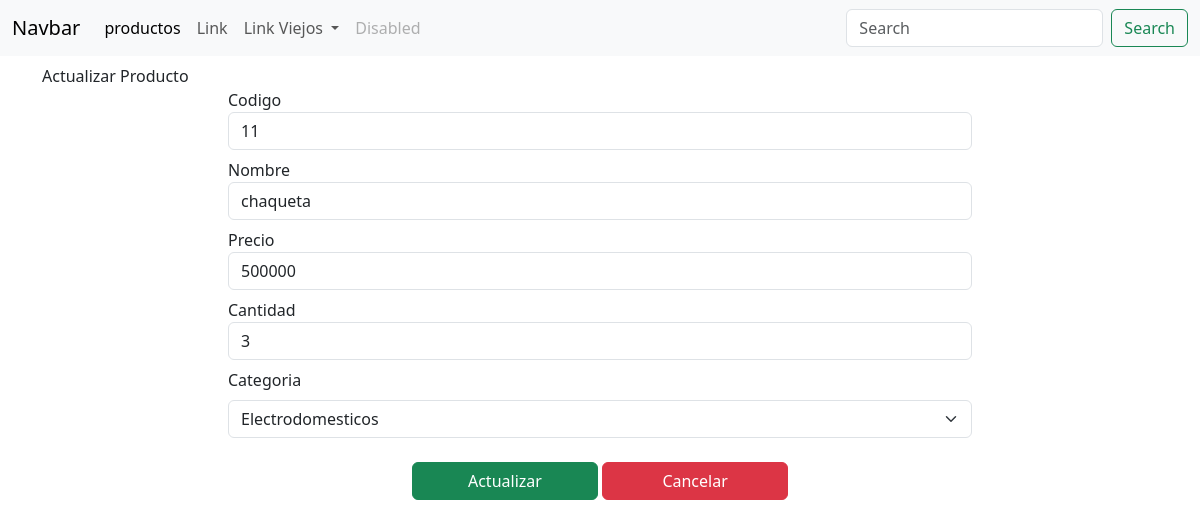
Screenshot of /editar_producto/12/ with the database file from the repository.
### tienda/models.py (models this page shows, shortened)
class Producto(models.Model):
    cod = models.IntegerField(unique=True)
    nombre = models.CharField(max_length=254)
    precio = models.IntegerField()
    stock = models.IntegerField()
    CATEGORIAS = (
        (0, ""),
        (1, "Ropa"),
        (2, "Comida"),
        (3, "Electrodomesticos"),
    )
    categoria = models.IntegerField(choices=CATEGORIAS, default=0, null=True, blank=True)

### tienda/views.py (the view)
# urls.py: path("editar_producto/<int:id_producto>/", views.editar_producto, name="editar_producto")
def editar_producto(request, id_producto):
    if request.method=='POST':
        if request.method == "POST":
            q = Producto.objects.get(pk = id_producto)
            cod = request.POST.get('cod')
            nombre = request.POST.get('nombre')
            precio = request.POST.get('precio')
            stock = request.POST.get('stock')
            CATEGORIAS = request.POST.get('categoria')
            try:
                q.cod = cod
                q.nombre = nombre
                q.precio = precio
                q.stock = stock
                q.categoria = CATEGORIAS
                q.save()
                messages.success(request, "El producto se ha actualizado correctamente!!")
            except Exception as e:
                messages.error(request, f"Error {e}!")
            return redirect("productos")
    else:
        q = Producto.objects.get(pk = id_producto)
        return render(request,"productos/crear_productos.html", {"dato": q})

### tienda/templates/productos/crear_productos.html (shortened to what this page needs)
{% extends 'base.html' %}
{% load static %}
{% block contenido %}
{% if dato %}
<h1 class="text-center"></h1>Actualizar Producto</h1>
{% else %}
<h1 class="text-center"></h1>Agregar Producto</h1>
{% endif %}
    <div class="col-8 mx-auto">
        <form action="#" method="post">
            <div class="form-group mb-2">
                <label for="codigo">Codigo</label>
                <input type="number" name="cod" class="form-control" value="{{ dato.cod}}">
            </div>
            <div class="form-group mb-2">
                <label for="nombre">Nombre</label>
                <input type="text" name="nombre" class="form-control" value="{{ dato.nombre}}">
            </div>
            <div class="form-group mb-2">
                <label for="precio">Precio</label>
            <input type="number" name="precio" class="form-control" value="{{ dato.precio}}">
            </div>
            <div class="form-group mb-2">
                <label for="cantidad">Cantidad</label>
                <input type="number" name="stock" class="form-control" value="{{ dato.stock}}">
            </div>
            <label class="mb-2">Categoria</label>
            <select name="categoria" class="form-select">
                <option value="3" {% if dato.categoria == 1%}selected{% endif %}>Electrodomesticos</option>
            </select>  <br>
            <div class="btn-row text-center ">
                <button class="btn btn-success mb-2 btn-center col-3">{% if dato %}Actualizar {% else %}Agregar{% endif %}</button>
                <button class="btn btn-danger mb-2 btn-center col-3" href="{% url 'productos' %}">Cancelar</button>
            </div>
        </form>
    </div>
{% endblock %}

### rows the page displays
Producto: cod "11", nombre "chaqueta", precio "500000", stock "3", categoria "Electrodomesticos"
